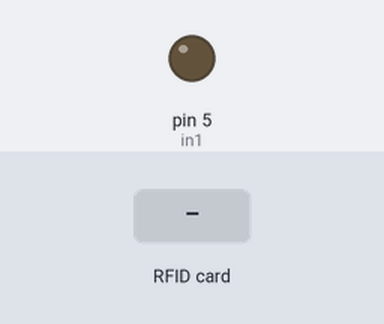
Simulated run of this sketch. Board: Arduino Uno, built with avr-gcc and run on an emulated ATmega328P. On the bench: output pins drawn as LEDs (lit = HIGH). The test bench sets the inputs (shaded band). Pins used as bus, display or sensor lines are not drawn.

Above: at 1.2 s.
1.3 s: RFID card 63 19 BA 3E held to the reader
At 1.8 s:
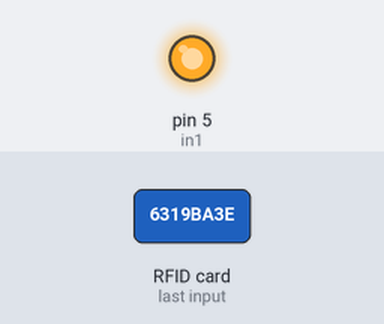
2.8 s: RFID card 5E 7A 19 C4 held to the reader
At 3.1 s:
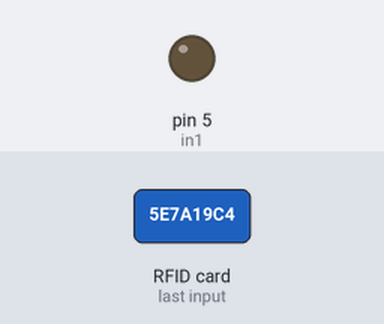
Timing chart, 0 to 5.8 s (numbered marks = the images above; inputs shaded):
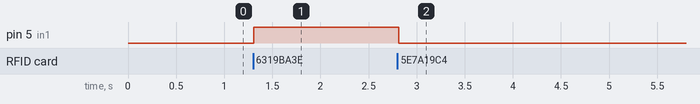

The sketch:

test.ino
```cpp
// Include Libs
#include "MFRC522.h"
#include "SPI.h"

// RFID Setup Pins
#define SS_PIN 10
#define RST_PIN 9

// Relay
#define in1 5

// Sensors Setup
MFRC522 rfid(SS_PIN, RST_PIN);     // RFID
MFRC522::MIFARE_Key key;           // RFID

void setup() {
  rfid.PCD_Init();  // RFID
  SPI.begin();      // RFID

  // Relay
  pinMode(in1 , OUTPUT);
}

// Main Arduino Loop
void loop() {
    if (!rfid.PICC_IsNewCardPresent() || !rfid.PICC_ReadCardSerial())
    return;

  MFRC522::PICC_Type piccType = rfid.PICC_GetType(rfid.uid.sak);

  // Getting Tag ID
  String strID = "";
  for (byte i = 0; i < 4; i++) {
    strID +=
    (rfid.uid.uidByte[i] < 0x10 ? "0" : "") +
    String(rfid.uid.uidByte[i], HEX) +
    (i!=3 ? ":" : "");
  }

  strID.toUpperCase();

  // Condiotion
  if (strID.indexOf("63:19:BA:3E") >= 0) {
    digitalWrite(in1 , HIGH);
  }
  else {
    digitalWrite(in1 , LOW);
  }

  rfid.PICC_HaltA();
  rfid.PCD_StopCrypto1();
}
```

Measured:
- after the input at 1.3 s, pin 5 (in1): LOW → HIGH at once
- after the input at 2.8 s, pin 5 (in1): HIGH → LOW at once
